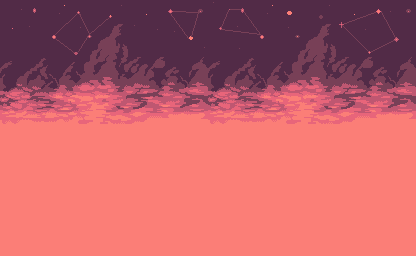
#> input picture import/Winter/sunnyland winter forest files/ENVIRONMENT/sky.png, 416 x 256 px
$ python fix-theme-checkerboards.py '../import/Winter/sunnyland winter forest files/ENVIRONMENT/sky.png'
#> lines starting #> are read from the running program, lines starting #| are printed output that depends on the picture
#!/usr/bin/env python3
"""Remove painted grey/white checkerboards from built-in theme art.

Checker pixels = near-neutral (R~G~B) pixels whose luma sits in the checker's
band. Components (8-connected) are removed when they touch the image border or
are large (>= MIN_INTERIOR px, i.e. checker showing through gaps in the scene).
A 1px half-alpha feather is left on the surviving edge.
Usage: python3 scripts/fix-theme-checkerboards.py <png> [<png> ...]
Originals are NOT backed up here; copy them first.
"""
import os
import sys
import numpy as np
from PIL import Image
from scipy import ndimage as ndi

# (luma_lo, luma_hi, max_chroma, min_interior_component)
BANDS = {
    "bg_mid.png": (168, 255, 10, 100),
    "sky.png": (235, 255, 8, 20000),
    "mountains.png": (235, 255, 8, 20000),
    "bg_near.png": (52, 106, 8, 1500),
}
ALL8 = np.ones((3, 3))

def fix(path):
    lo, hi, chroma, min_int = BANDS[os.path.basename(path)]
    a = np.array(Image.open(path).convert("RGBA"))
    rgb = a[..., :3].astype(int)
    luma = rgb.mean(2)
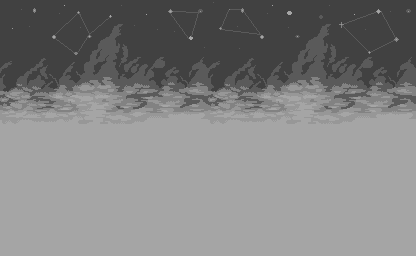
#> luma: shape (256, 416) float64; min 65.33, max 165.3, mean 129.9
    m = ((rgb.max(2) - rgb.min(2)) <= chroma) & (luma >= lo) & (luma <= hi)
#> m: shape (256, 416) bool; every value is 0
    m = ndi.binary_closing(m, structure=ALL8, iterations=1) & (m | ((rgb.max(2) - rgb.min(2)) <= chroma))
    lab, n = ndi.label(m, structure=ALL8)
#> lab: shape (256, 416) int32; every value is 0
#> n = 0
    sizes = np.bincount(lab.ravel())
#> sizes = [106496]
    border = set(np.unique(np.concatenate([lab[0], lab[-1], lab[:, 0], lab[:, -1]]))) - {0}
#> border = 0 items
    keep = [i for i in range(1, n + 1) if i in border or sizes[i] >= min_int]
#> keep = []
    bg = np.isin(lab, keep)
    edge = ndi.binary_dilation(bg) & ~bg
    a[bg, 3] = 0
    a[edge, 3] = 128
    Image.fromarray(a).save(path)
    print(path, "removed %.1f%%" % (100 * bg.mean()))
#| ../import/Winter/sunnyland winter forest files/ENVIRONMENT/sky.png removed 0.0%

if __name__ == "__main__":
    for p in sys.argv[1:]:
        fix(p)
